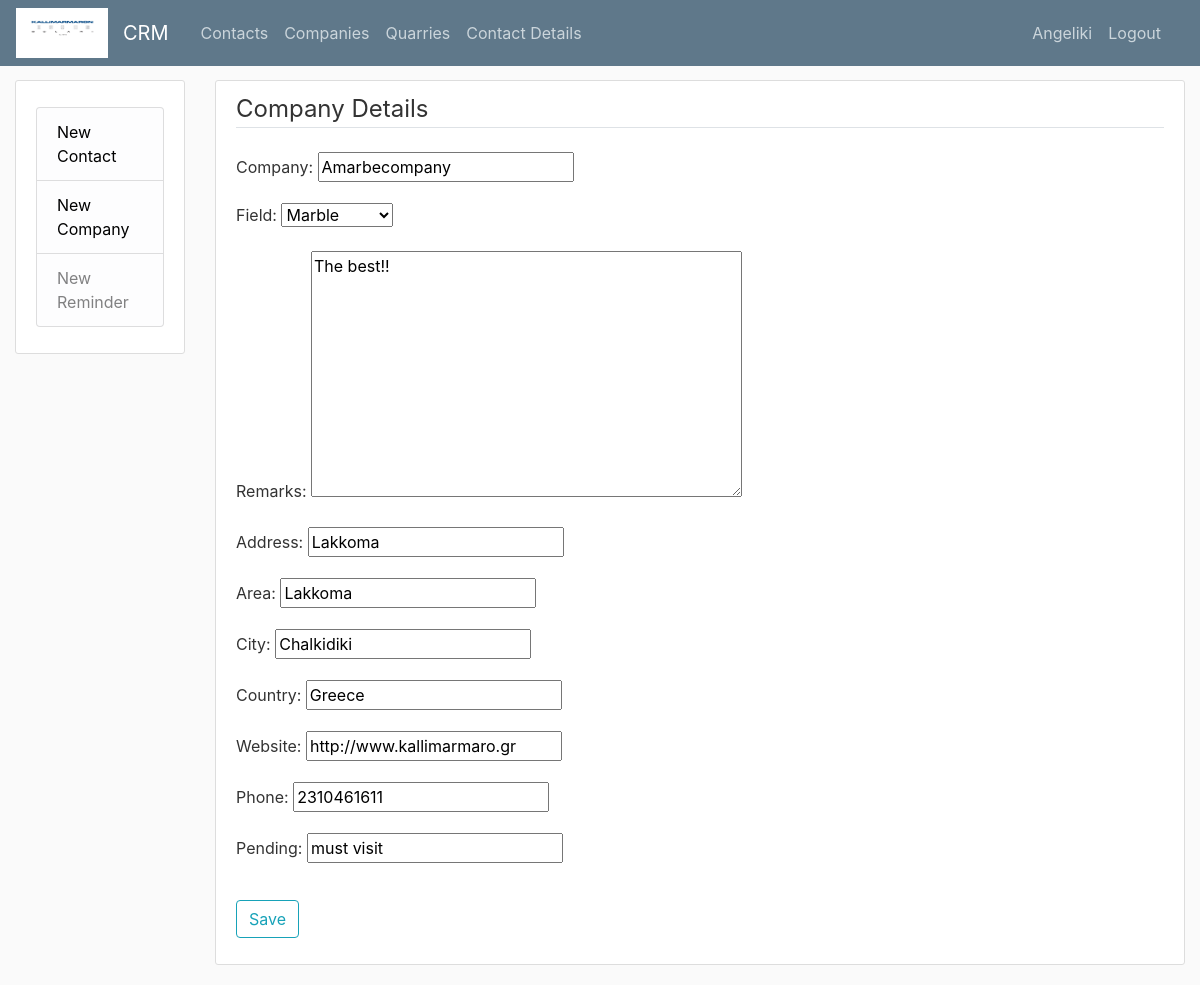
Screenshot of /company/1/update/ (signed in) with the database file from the repository.
### crm/models.py (models this page shows, shortened)
class Company(models.Model):
     ARCHITECT = 'AR'
     COMMERCE = 'CM'
     CONSTRUCTOR = 'CN'
     DESIGNER = 'DE'
     LANDSCAPE = 'LS'
     MARBLE = 'MA'
     FIELD = [
        (ARCHITECT, 'Architect'),
        (COMMERCE, 'Commerce'),
        (CONSTRUCTOR, 'Constructor'),
        (DESIGNER, 'Designer'),
        (LANDSCAPE, 'Landscape'),
        (MARBLE, 'Marble'),
     ]
     company = models.CharField(max_length=50)
     field = models.CharField(max_length=2, choices=FIELD, default=MARBLE,)
     remarks = models.TextField(blank=True)
     address = models.CharField(max_length=50, blank=True)
     area =  models.CharField(max_length=50, blank=True)
     city =  models.CharField(max_length=20, blank=True)
     country = models.CharField(max_length=20)
     website = models.URLField(blank=True)
     phone = models.IntegerField(blank=True)
     pending = models.CharField(max_length=100, blank=True)

### crm/views.py (the view)
# urls.py: path('company/<int:pk>/update/', CompanyUpdateView.as_view(), name='company-update'),
class CompanyUpdateView(LoginRequiredMixin, UpdateView):
    model = Company
    fields = ['company', 'field', 'remarks', 'address','area','city','country', 'website', 'phone', 'pending']

### crm/templates/crm/company_form.html (shortened to what this page needs)
{% extends "crm/base.html"%}
{% block content %}
    <div class="content-section">
        <form method="POST">
            <fieldset class="form-group">
                <legend class="border-bottom mb-4">Company Details</legend>
                {{ form.as_p }}
            </fieldset>
            <div class="form-group">
                <button class="btn btn-outline-info" type="submit">Save</button>
            </div>
        </form>
    </div>
{% endblock content %}

### crm/templates/crm/base.html (shortened to what this page needs)
{% load static %}
<!DOCTYPE html>
<html lang="en">
<head>
    <link href="https://maxcdn.bootstrapcdn.com/bootstrap/4.0.0/css/bootstrap.min.css" rel="stylesheet">
    <link href="{% static 'crm/main.css' %}" rel="stylesheet" type="text/css">
</head>
<body>
    <header class="site-header">
        <nav class="navbar navbar-expand-md navbar-dark bg-steel fixed-top">
          <img alt="kallimarmaro_Logo" height="50" src="{% static 'crm/logo.jpg' %}" width="100">
            <div class="container">
                <a class="navbar-brand mr-4" href="{% url 'crm-contact' %}">CRM</a>
                <div class="collapse navbar-collapse" id="navbarToggle">
                    <div class="navbar-nav mr-auto">
                        <a class="nav-item nav-link" href="{% url 'crm-contact' %}">Contacts</a>
                        <a class="nav-item nav-link" href="{% url 'crm-company' %}">Companies</a>
                        <a class="nav-item nav-link" href="{% url 'crm-quarry' %}">Quarries</a>
                        <a class="nav-item nav-link" href="{% url 'crm-person' %}">Contact Details</a>
                    </div>
                    <div class="navbar-nav">
                        {% if user.is_authenticated %}
                        <div class="nav-item nav-link"> {{ user.username.capitalize }}  </div>
                         <a class="nav-item nav-link" href="{% url 'logout' %}">Logout</a>
                        {% else %}
                        <a class="nav-item nav-link" href="{% url 'login' %}">Login</a>
                        {% endif %}
                    </div>
                </div>
            </div>
        </nav>
    </header>
    <main class="container" id="content" role="main">
        <div class="row">
            <div class="col-md-2">
                <div class="content-section">
                    <p>
                        <ul class="list-group">
                            <li class="list-group-item list-group-item-light"><a class="link-black" href="{% url 'contact-create' %}">New Contact</a></li>
                            <li class="list-group-item list-group-item-light"><a class="link-black" href="{% url 'company-create' %}">New Company</a></li>
                            <li class="list-group-item list-group-item-light">New Reminder</li>
                        </ul>
                    </p>
                </div>
            </div>
            <div class="col-md-10">
              {% block content %}{% endblock %}
            </div>
      </div>
    </main>
</body>
</html>

### crm/static/crm/main.css (style rules this page uses)
body { background: #fafafa; color: #333333; margin-top: 5rem; }
ul { margin: 0; }
.bg-steel { background-color: #5f788a; }
.site-header .navbar-nav .nav-link { color: #cbd5db; }
.content-section { background: #ffffff; padding: 10px 20px; border: 1px solid #dddddd; border-radius: 3px; margin-bottom: 20px; }
.link-black { color: black; }
#content { max-width:100%; }

### rows the page displays
Company: company "Amarbecompany", field "Marble", remarks "The best!!", address "Lakkoma", area "Lakkoma", city "Chalkidiki", country "Greece", website "http://www.kallimarmaro.gr", phone "2310461611", pending "must visit"

### other values shown
{{ user.username.capitalize }} "Angeliki"
